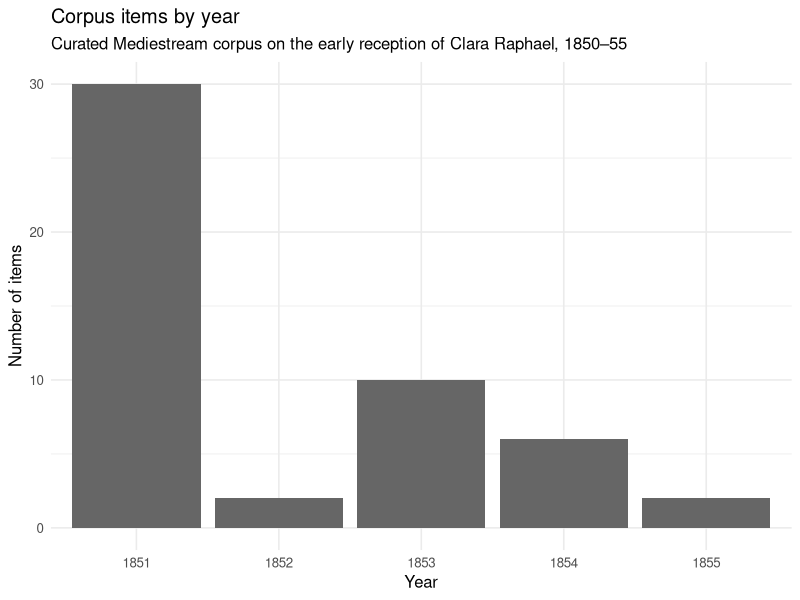
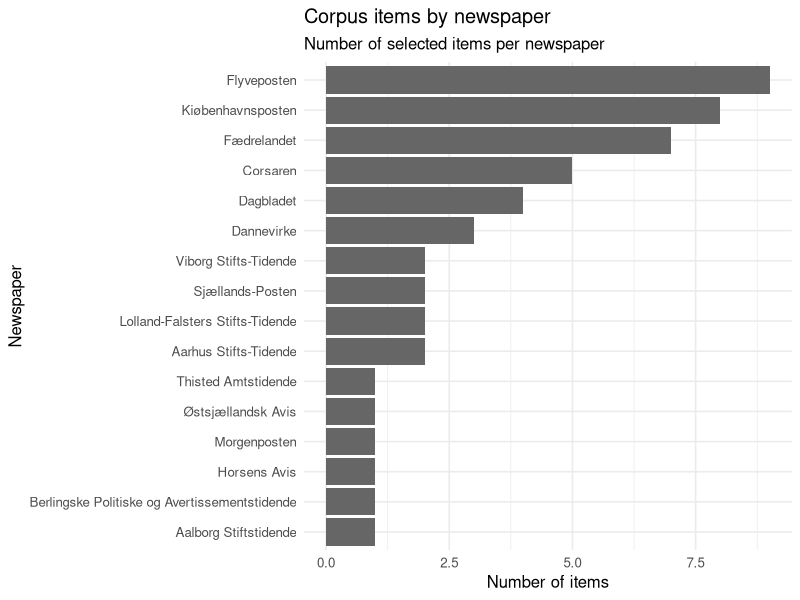
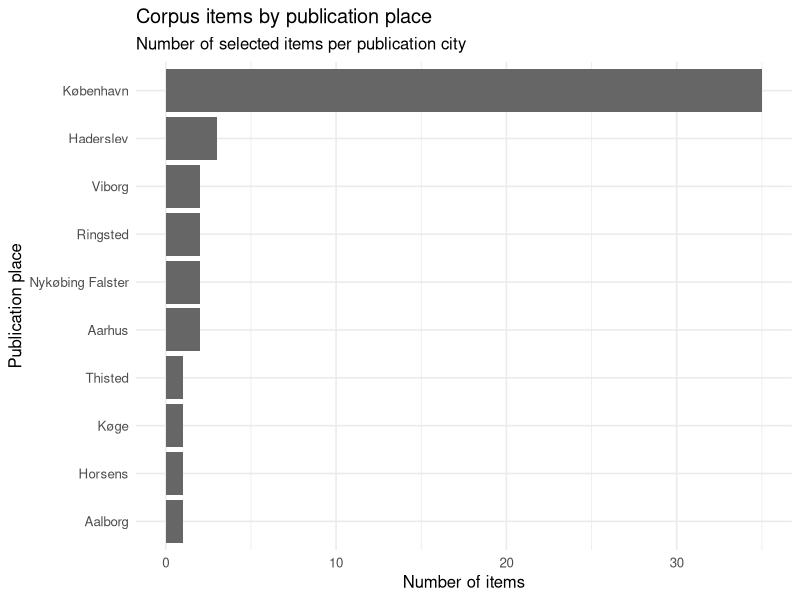
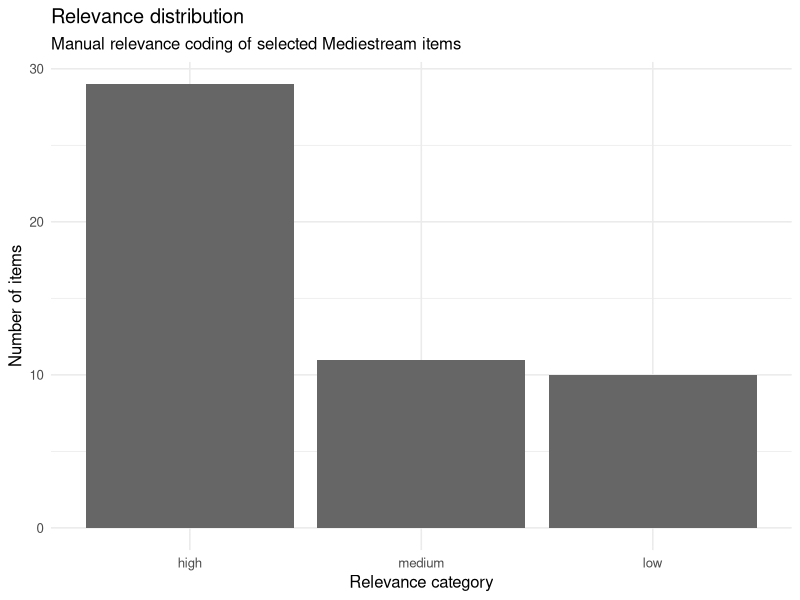

Generate these figures, in order, with R:
# 01_corpus_overview.R
# Group 16 - Clara Raphael reception project
#
# Purpose:
# Create basic overview figures of the curated corpus.

library(tidyverse)

# Load data
# The file should be placed in the data folder.
corpus <- read_csv("data/corpus_metadata.csv", show_col_types = FALSE)

# Prepare columns for plotting
corpus <- corpus %>%
  mutate(
    year = as.integer(str_sub(date_iso, 1, 4)),
    newspaper = str_squish(newspaper),
    publication_place = str_squish(publication_place),
    relevance = str_to_lower(str_squish(relevance)),
    
    # Correct known spelling issue if it occurs
    newspaper = str_replace(
      newspaper,
      "Avertissemenststidende",
      "Avertissementstidende"
    )
  )

# Create folders for output
dir.create("figures", showWarnings = FALSE)
dir.create("outputs", showWarnings = FALSE)

# Quick checks in console
print(corpus %>% count(relevance))
print(corpus %>% count(year))
print(corpus %>% count(newspaper, sort = TRUE))
print(corpus %>% count(publication_place, sort = TRUE))


# ------------------------------------------------------------
# Figure 1: Corpus items by year
# ------------------------------------------------------------

corpus_by_year <- corpus %>%
  count(year)

fig_year <- ggplot(corpus_by_year, aes(x = factor(year), y = n)) +
  geom_col(fill = "grey40") +
  labs(
    title = "Corpus items by year",
    subtitle = "Curated Mediestream corpus on the early reception of Clara Raphael, 1850–55",
    x = "Year",
    y = "Number of items"
  ) +
  theme_minimal(base_size = 12)

ggsave(
  "figures/corpus_by_year.png",
  plot = fig_year,
  width = 7,
  height = 5,
  dpi = 300
)


# ------------------------------------------------------------
# Figure 2: Corpus items by newspaper
# ------------------------------------------------------------

corpus_by_newspaper <- corpus %>%
  count(newspaper, sort = TRUE) %>%
  mutate(newspaper = fct_reorder(newspaper, n))

fig_newspaper <- ggplot(corpus_by_newspaper, aes(x = n, y = newspaper)) +
  geom_col(fill = "grey40") +
  labs(
    title = "Corpus items by newspaper",
    subtitle = "Number of selected items per newspaper",
    x = "Number of items",
    y = "Newspaper"
  ) +
  theme_minimal(base_size = 12)

ggsave(
  "figures/corpus_by_newspaper.png",
  plot = fig_newspaper,
  width = 8,
  height = 6,
  dpi = 300
)


# ------------------------------------------------------------
# Figure 3: Corpus items by publication place
# ------------------------------------------------------------

corpus_by_place <- corpus %>%
  count(publication_place, sort = TRUE) %>%
  mutate(publication_place = fct_reorder(publication_place, n))

fig_place <- ggplot(corpus_by_place, aes(x = n, y = publication_place)) +
  geom_col(fill = "grey40") +
  labs(
    title = "Corpus items by publication place",
    subtitle = "Number of selected items per publication city",
    x = "Number of items",
    y = "Publication place"
  ) +
  theme_minimal(base_size = 12)

ggsave(
  "figures/corpus_by_publication_place.png",
  plot = fig_place,
  width = 7,
  height = 5,
  dpi = 300
)


# ------------------------------------------------------------
# Figure 4: Relevance distribution
# ------------------------------------------------------------

corpus_by_relevance <- corpus %>%
  mutate(
    relevance = factor(relevance, levels = c("high", "medium", "low"))
  ) %>%
  count(relevance)

fig_relevance <- ggplot(corpus_by_relevance, aes(x = relevance, y = n)) +
  geom_col(fill = "grey40") +
  labs(
    title = "Relevance distribution",
    subtitle = "Manual relevance coding of selected Mediestream items",
    x = "Relevance category",
    y = "Number of items"
  ) +
  theme_minimal(base_size = 12)

ggsave(
  "figures/corpus_by_relevance.png",
  plot = fig_relevance,
  width = 7,
  height = 5,
  dpi = 300
)


# ------------------------------------------------------------
# Save summary tables
# ------------------------------------------------------------

write_csv(corpus_by_year, "outputs/corpus_by_year.csv")
write_csv(corpus_by_newspaper, "outputs/corpus_by_newspaper.csv")
write_csv(corpus_by_place, "outputs/corpus_by_publication_place.csv")
write_csv(corpus_by_relevance, "outputs/corpus_by_relevance.csv")

print("Done. Figures saved in /figures and tables saved in /outputs.")
